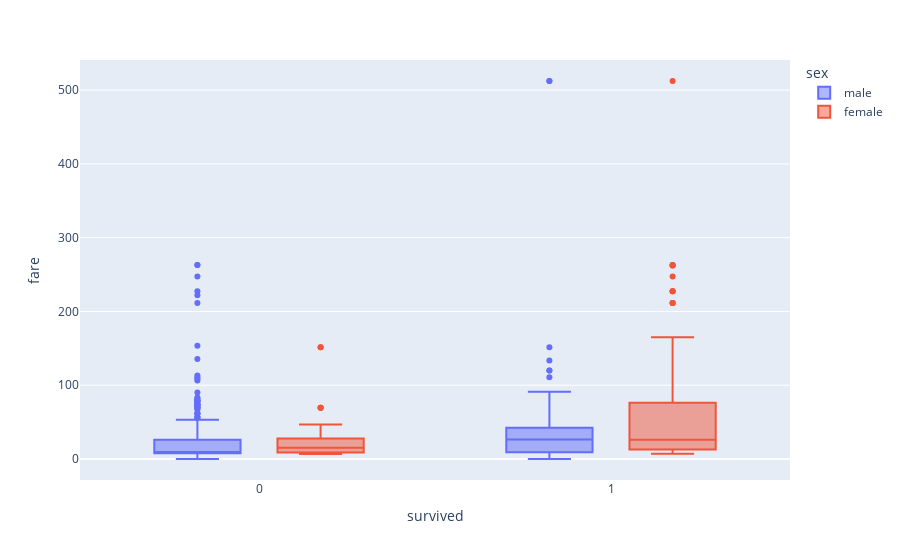

Here is the notebook cell this chart was saved with:
### Code cell
fig = px.box(df,x='survived',y='fare', color='sex')
fig.show()

### Figure 1 — Plotly figure (JSON) as saved in the notebook; plotly's stock layout.template omitted (floating-point values rounded to 4 significant figures; data arrays with more than 128 entries replaced by an {"elided": "..."} marker saying what was removed)
{"data": [{"alignmentgroup": "True", "hovertemplate": "sex=male<br>survived=%{x}<br>fare=%{y}<extra></extra>", "legendgroup": "male", "marker": {"color": "#636efa"}, "name": "male", "notched": false, "offsetgroup": "male", "orientation": "v", "showlegend": true, "type": "box", "x": {"elided": "577 int values"}, "x0": " ", "xaxis": "x", "y": {"elided": "577 float values"}, "y0": " ", "yaxis": "y"}, {"alignmentgroup": "True", "hovertemplate": "sex=female<br>survived=%{x}<br>fare=%{y}<extra></extra>", "legendgroup": "female", "marker": {"color": "#EF553B"}, "name": "female", "notched": false, "offsetgroup": "female", "orientation": "v", "showlegend": true, "type": "box", "x": {"elided": "314 int values"}, "x0": " ", "xaxis": "x", "y": {"elided": "314 float values"}, "y0": " ", "yaxis": "y"}], "layout": {"boxmode": "group", "legend": {"title": {"text": "sex"}, "tracegroupgap": 0}, "margin": {"t": 60}, "xaxis": {"anchor": "y", "domain": [0, 1], "title": {"text": "survived"}}, "yaxis": {"anchor": "x", "domain": [0, 1], "title": {"text": "fare"}}}}
